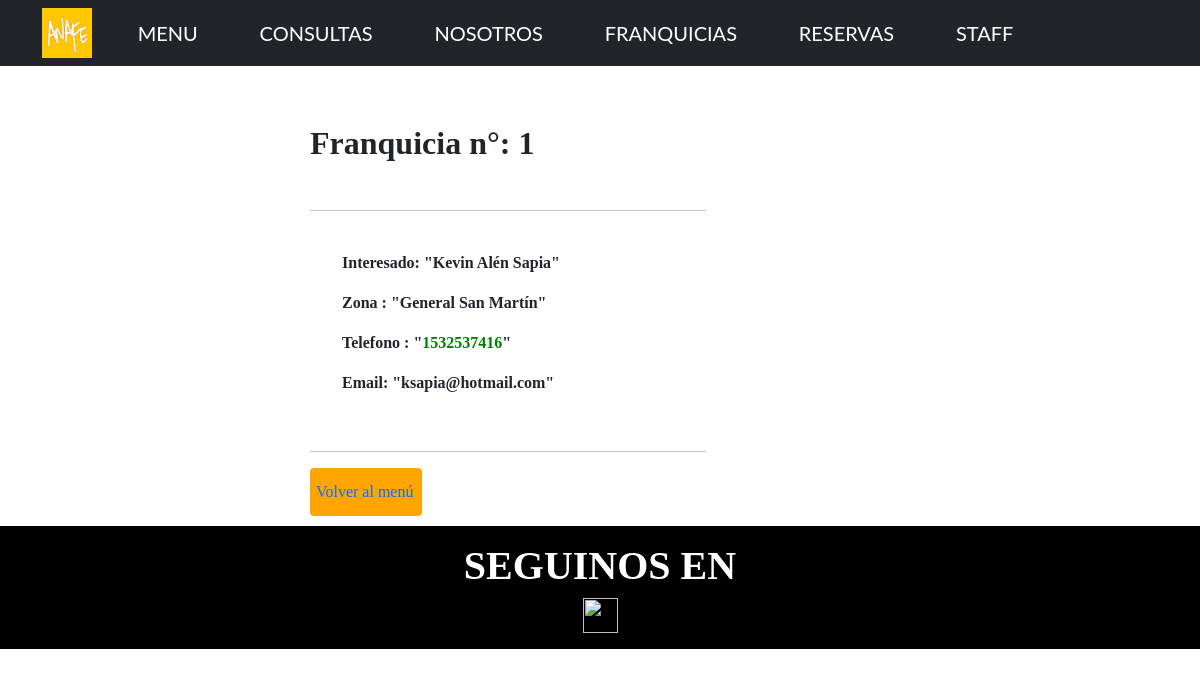
The page /App_Resto/franquicia-detallar/1 on the database its author committed.
### App_Resto/models.py (models this page shows, shortened)
class Franquicia(models.Model):
    nombre = models.CharField(max_length=50)
    apellido = models.CharField(max_length=50)
    email = models.EmailField()
    telefono = models.IntegerField()
    zona = models.CharField(max_length=200)
    class Meta():
        verbose_name = 'Franquicia'
        verbose_name_plural = 'Franquicias'

### App_Resto/views.py (the view)
# urls.py: path('franquicia-detallar/<int:pk>', franquiciaDetailView.as_view(), name="FranquiciaDetallar"),
class franquiciaDetailView(DetailView):
    model = Franquicia
    template_name = "franquicia-detallar.html"

### App_Resto/templates/franquicia-detallar.html
{% extends 'padre.html' %}
{% load static %}
{% block bloqueQueCambia %}
<!DOCTYPE html>
<html lang="en">
<head>
</head>
<body>
<br><br>
  <div style="padding: 10px; font-family: garamond; margin-left: 25%;">
    <h2>Franquicia n°: {{object.id}}</h2><br>
    <hr width="45%"><br>
    <ul>
    <p><b>Interesado: "{{object.nombre}} {{object.apellido}}"</b></p>
  <p><b>Zona : "{{object.zona}}"</b></p>
  <p><b>Telefono : "<span style="color: green;">{{object.telefono}}</span>"</b></p>
  <p><b>Email: "{{object.email}}"</b></p>
</ul>
  <br>
  <hr width="45%">
  <button style="font-size: 1em; width: 14ch; height: 6ch;"><a style="font-size: 1em" class="navbar-brand" href="{% url 'FranquiciaListar' %}">Volver al menú</a></button>
</div>
</body>
</html>
{% endblock bloqueQueCambia %}

### rows shown on the page
Franquicia: id "1", nombre "Kevin Alén", apellido "Sapia", zona "General San Martín", telefono "1532537416", email "ksapia@hotmail.com"
